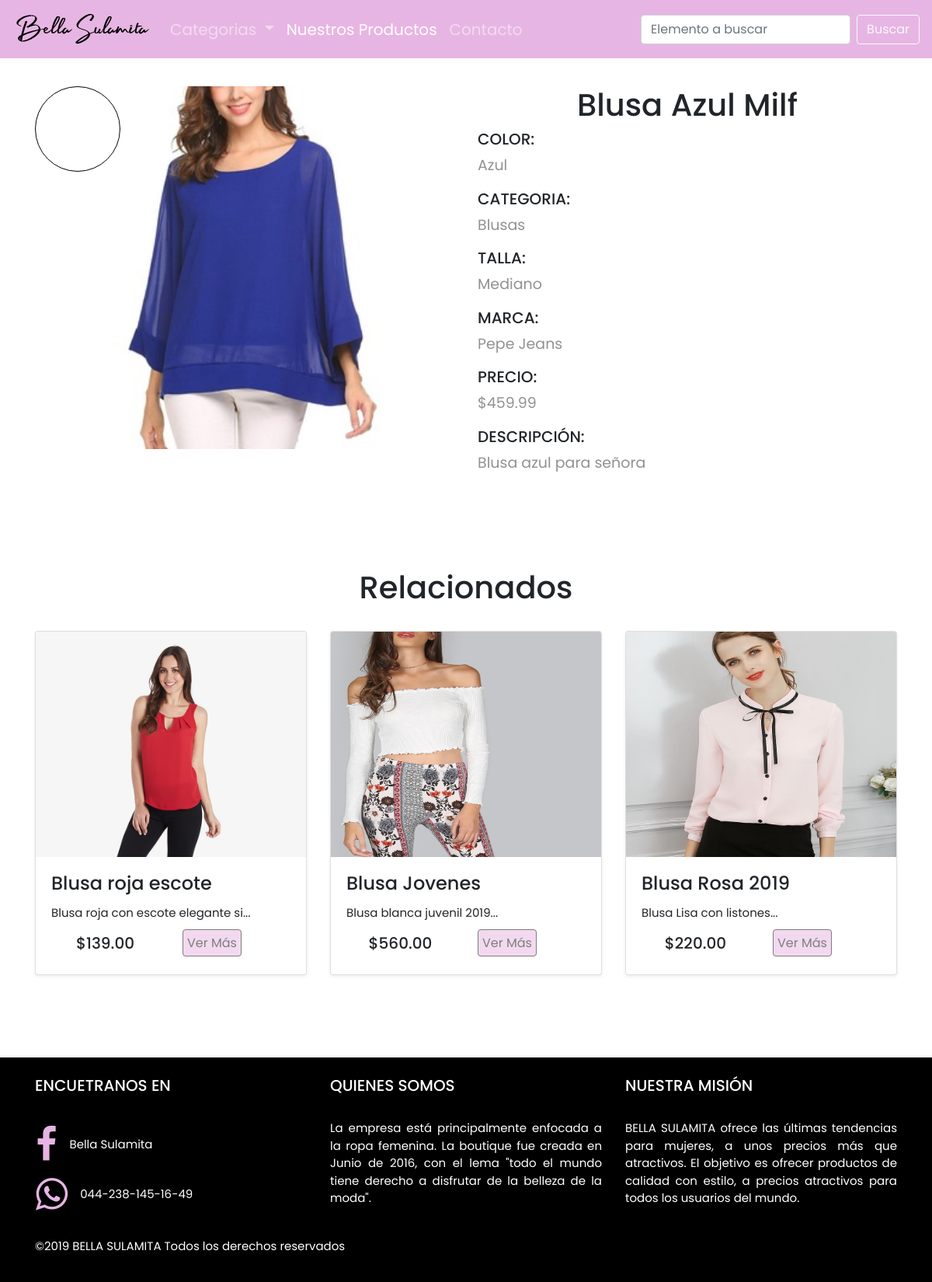
The app's page /product.php?id=101, older data.
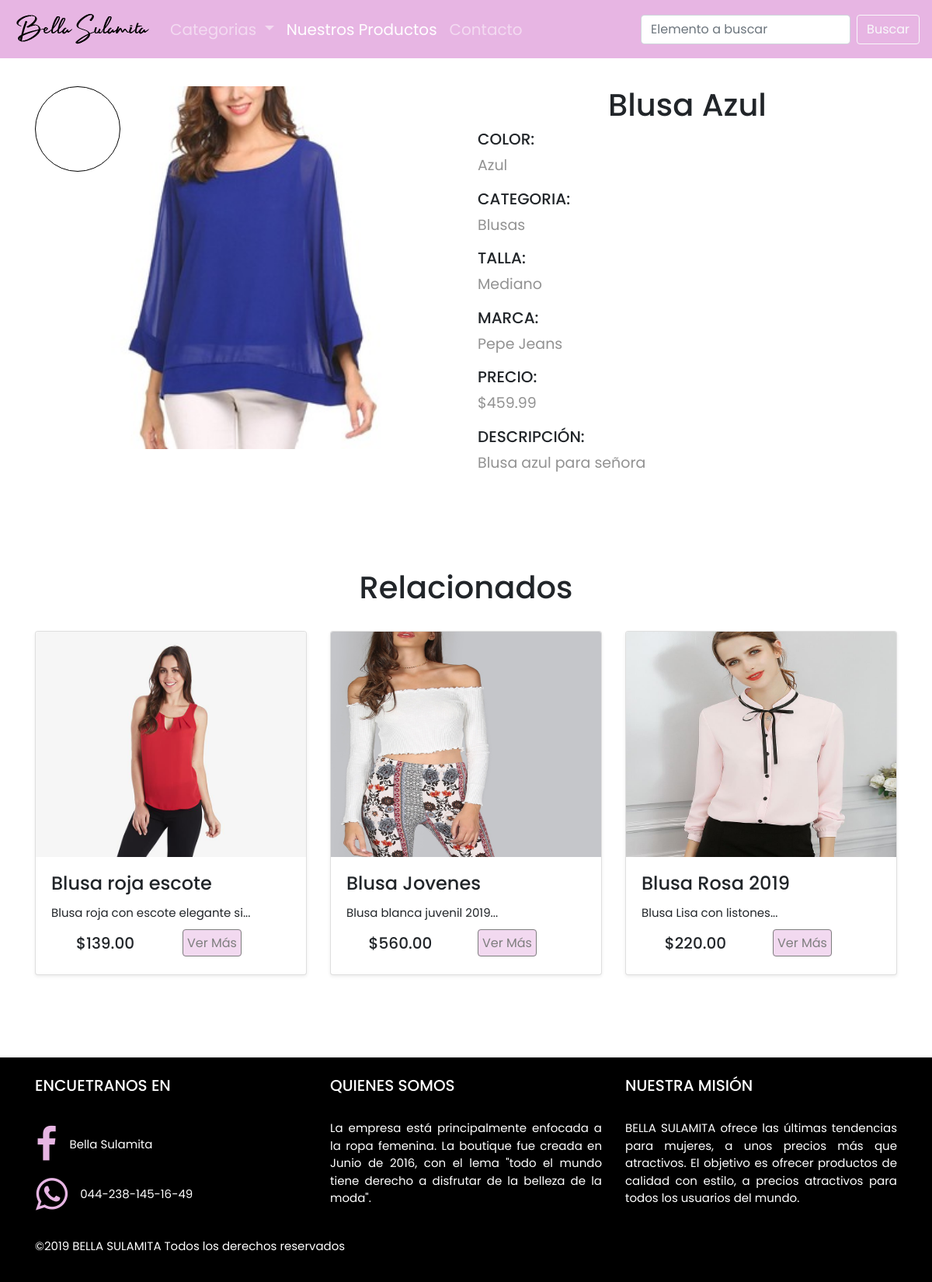
The same page, newer data.
### tables this page shows
CREATE TABLE `productos` (
  `id` int(11) NOT NULL,
  `id_categoria` int(11) NOT NULL,
  `imagen` varchar(600) NOT NULL,
  `nombre` varchar(100) NOT NULL,
  `description` text NOT NULL,
  `precio` float NOT NULL,
  `marca` varchar(50) NOT NULL,
  `color` varchar(100) NOT NULL,
  `talla` varchar(50) NOT NULL
);

CREATE TABLE `categoria` (
  `id` int(11) NOT NULL,
  `categoria` varchar(100) NOT NULL,
  `imagen` varchar(100) DEFAULT NULL
);

### backend/modelo/BD.php (called while the page is built, shortened)
<?php
class BD {
    private $servername = "localhost";
    private $username = "root";
    private $password = "";
    private $database = "bellaSulamita";
    public function __construct() {
        try {
            $this->conn = new PDO("mysql:host=$this->servername;dbname=$this->database", $this->username, $this->password);
        } catch (PDOException $e) {
            echo "Connection failed: " . $e->getMessage();
        }
    }
}

### backend/modelo/MProducto.php (called while the page is built, shortened)
<?php
class MProducto extends BD {
    public function consultaProducto($id) {
        try {
            $stmt = $this->conn->prepare("SELECT productos.*, categoria FROM productos inner join categoria on productos.id_categoria=categoria.id where productos.id=:id");
            $stmt->bindParam(':id', $id);
            $stmt->execute();
            foreach ($stmt->fetchAll() as $registro) {
                return $registro;
            }
            return null;
        } catch (PDOException $e) {
            echo "Error: " . $e->getMessage();
        }
    }
    public function consultarCategoriaProducto($id){
        try {
            $stmt = $this->conn->prepare("SELECT * FROM productos where id_categoria=:id order by rand() limit 3");
            $stmt->bindParam(':id', $id);
            $stmt->execute();
            return $stmt->fetchAll();
        } catch (PDOException $e) {
            echo "Error: " . $e->getMessage();
        }
    }
}

### product.php (the view, shortened to what this page needs)
<?php
include_once './backend/modelo/BD.php';
include_once './backend/controlador/CProducto.php';
include_once './backend/modelo/MProducto.php';
$producto = new CProducto();
$ide = $_GET["id"];
$produ = $producto->mostrarProducto($ide);
?>
<!DOCTYPE html>
<html>
    <head>
        <link rel="stylesheet" href="https://stackpath.bootstrapcdn.com/bootstrap/4.3.1/css/bootstrap.min.css">
        <link rel="stylesheet" href="style/css.css"/>
        <link rel="stylesheet" href="Style/cssZoom.css">
        <link rel="stylesheet" href="style/font-awesome.min.css">
    </head>
    <body>
        <nav class="navbar navbar-expand-lg navbar-dark" style="background-color: #E7B5E3" id="navbar">
            <a class="navbar-brand" href="index.php" id="principal"><img src="multimedia/BellaSulamita.png"></a>
            <div class="collapse navbar-collapse" id="navbarSupportedContent">
                <ul class="navbar-nav mr-auto">
                    <li class="nav-item dropdown">
                        <a class="nav-link dropdown-toggle" href="" id="navbarDropdown" role="button" data-toggle="dropdown" aria-haspopup="true" aria-expanded="false">
                            Categorias
                        </a>
                    </li>
                    <li class="nav-item active">
                        <a class="nav-link" href="products.php">Nuestros Productos<span class="sr-only">(current)</span></a>
                    </li>
                    <li class="nav-item">
                        <a class="nav-link" href="contacto.php">Contacto</a>
                    </li>
                </ul>
                <form class="form-inline my-2 my-lg-0" method="get" action="resultadoBusqueda.php">
                    <input style="width: 270px;" class="form-control mr-sm-2" type="search" placeholder="Elemento a buscar" name="busqueda">
                    <input class="btn btn-outline-light my-2 my-sm-0" type="submit" value="Buscar">
                </form>
            </div>
        </nav>
        <div id="producto" class="contenido container-fluid">
            <div class="container">
                <div class="row">
                    <div class="col-xl-6 col-12 mt-5">
                        <div class="img-magnifier-container img-fluid">
                            <img id="myimage" src="<?php echo $produ["imagen"] ?>" class="d-block w-100" alt="<?php echo $produ["nombre"] ?>">
                        </div>
                    </div>
                    <div class="col-xl-6 col-12 mt-5">
                        <h1 class="jumbotron-heading"><?php echo $produ["nombre"] ?></h1>
                        <h2 class="text-justify">COLOR:</h2><p><?php echo $produ["color"] ?></p>
                        <h2 class="text-justify">CATEGORIA:</h2><p><?php echo $produ["categoria"] ?></p>
                        <h2 class="text-justify">TALLA:</h2><p><?php echo $produ["talla"] ?></p>
                        <h2 class="text-justify">MARCA:</h2><p><?php echo $produ["marca"] ?></p>
                        <h2 class="text-justify">PRECIO:</h2><p>$<?php echo $produ["precio"] ?>.99</p>
                        <h2 class="text-justify">DESCRIPCIÓN:</h2>
                        <p class="text-justify"><?php echo $produ["description"] ?></p>
                    </div>
                </div>
            </div>
        </div>
        <br>
        <div class="album py-5">
            <div class="container">
                <h1>Relacionados</h1>
                <br>
                <div class="row">
                    <?php echo $producto->mostrarCategoriaProducto($produ["id_categoria"]) ?>
                </div>
            </div>
        </div>
        <footer>
            <div class="container">
                <div class="row">
                    <div class="col-lg-4 col-md-12">
                        <br>
                        <h1>ENCUETRANOS EN</h1><br>
                        <div class="row flex align-items-center">
                            <a class="nav-link" href="https://www.facebook.com/Bella-Sulamita-247119685934411/?ref=search&__tn__=%2Cd%2CP-R&eid=ARCAs1xzJDxQprwBCAomq6iRiPfl3pcEfhqg-z06GWaKIyhRr89-dpNqvVaDoDGeYa6fA7nQUcmoEt_B"><i class="fa fa-facebook fa-3x"></i></a>
                            <p>Bella Sulamita</p>
                        </div>
                        <div class="row flex align-items-center">
                            <a class="nav-link" href="#"><i class="fa fa-whatsapp fa-3x"></i></a>
                            <p>044-238-145-16-49</p>
                        </div>
                    </div>
                    <div class="col-lg-4 col-md-12">
                        <br>
                        <h1>QUIENES SOMOS</h1><br>
                        <p>
                            La empresa está principalmente enfocada a la ropa femenina. La boutique fue creada en Junio de 2016, con el lema
                            "todo el mundo tiene derecho a disfrutar de la belleza de la moda".
                        </p>
                    </div>
                    <div class="col-lg-4 col-md-12">
                        <br>
                        <h1>NUESTRA MISIÓN</h1><br>
                        <P>
                            BELLA SULAMITA ofrece las últimas tendencias para mujeres, a unos precios más que atractivos.
                            El objetivo es ofrecer productos de calidad con estilo, a precios atractivos para todos los usuarios del mundo.
                        </P>
                    </div>
                </div><br>
                <div class="row">
                    <div class="col-md-6 col-sm-12">
                        <P>©2019 BELLA SULAMITA Todos los derechos reservados</P>
                    </div>
                </div>
            </div>
        </footer>
    </body>
</html>

### backend/controlador/CProducto.php (shortened to what this page needs)
<?php
class CProducto {
    private $modelo;
    public function __construct() {
        $this->modelo= new MProducto();
    }
    public function mostrarProducto($ide){
        $producto = $this->modelo->consultaProducto($ide);
            return $producto;
    }
     public function mostrarCategoriaProducto($id){
        $producto= $this->modelo->consultarCategoriaProducto($id);
        $acu="";
        foreach ($producto as $produ){
            $acu .= '<div class="col-lg-4 col-md-6 col-sm-12">
                        <div id="productos" class="card mb-4 shadow-sm">
                            <a href="product.php?id='.$produ["id"].'"><img src="'.$produ["imagen"].'" class="card-img-top"></a>
                            <div class="card-body">
                                <h4 class="card-title">'.substr($produ["nombre"],0,25).'</h4>
                                <p class="card-text">'.substr($produ["description"],0,33).'...</p>
                                <div >
                                        <div class="row">
                                            <div class="col-6 d-flex justify-content-center align-items-center"><h5>$'. $produ["precio"] .'.00</h5></div>
                                            <div class="col-6"><a class="bot" href="product.php?id='.$produ["id"].'" class="btn btn-primary my-2">Ver Más</a></div>
                                        </div>
                                </div>
                            </div>
                        </div>
                    </div>';
        }
        return $acu;
    }
}

### Style/css.css (style rules this page uses)
body * { font-family: 'Poppins', sans-serif; }
.contenido { padding-top: 63px; }
#navbar { position: fixed; z-index: 99; width: 100%; font-size: 20px; }
#navbar #principal { font-size: 25px; }
div ul li a { align-content: center; }
div h5 { font-size: 80px; }
div p { font-size: 40px; }
div .card p { font-size: 15px; }
div .card img { height: 290px; }
div .card h5 { font-size: 20px; }
footer { color: white; background-color: #000000; }
footer h1 { font-size: 20px !important; text-align: left !important; }
.container { padding-bottom: 34px; }
footer a { display: inline-block; color: #E7B5E3; text-decoration: none; padding: 15px; }
footer p { font-size: 15px; margin-bottom: 0; text-align: justify; }
#producto .col-12 img, #producto .col-lg-6 img { width: 100%; height: auto; }
#producto .col-12 h2, #producto .col-lg-6 h2 { font-size: 20px; text-align: center; }
#producto .col-12 p, #producto .col-lg-6 p { font-size: 19px; color: #929292; }
#productos { cursor: pointer; transition: all 0.2s ease-in-out; }
#productos .bot { color: black; background-color: #E7B5E3; border: 1px solid black; border-radius: 4px; cursor: pointer; transition: all 0.2s ease-in-out; opacity: 0.5; padding: 5px; text-decoration: none; }
div h1 { text-align: center; }
#productos { transition: all 0.5s; }
*,*:after, *:before { margin: 0; padding: 0; -webkit-box-sizing: border-box; -moz-box-sizing: border-box; box-sizing: border-box; }

### Style/cssZoom.css (style rules this page uses)
* { box-sizing: border-box; }
.img-magnifier-container { position: relative; }

Row changes from the older to the newer data that the page shows:
changed productos "Azul": nombre "Blusa Azul Milf" → "Blusa Azul"
